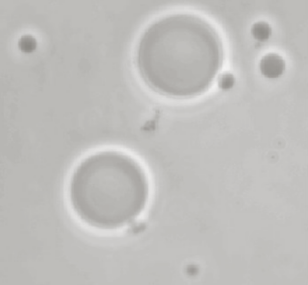
%> input picture segmentation/otsu_thresholding/two-levels.PNG, 308 x 285 px
$ octave --eval "otsuThresholding2Levels;"   (GNU Octave 9; MATLAB toolbox functions it lacks are replaced by stand-ins)
%> lines starting %> are read from the running program, lines starting %| are printed output that depends on the picture; in (x1, y1, x2, y2) boxes, pixels count from 0 and x2, y2 are one past the last pixel; in counts of white or black regions, pixels touching at a corner belong together; the program's own positions count from 1
### segmentation/otsu_thresholding/histogram.m
function [histArr] = histogram(imGray)

[row, col, ~] = size(imGray);

histArr = zeros(256,1);
for ii = 1 : row

    for jj = 1 : col

        histArr( imGray(ii, jj) + 1 ) = histArr( imGray(ii, jj) + 1 ) + 1;

    end

end

end

### segmentation/otsu_thresholding/otsuThresholding2Levels.m
function otsuThresholding2Levels

L = 256; % Highest intensity level
k = 2 : L-2; % Threshold level

% Open the image
imRgb = imread( 'two-levels.PNG'  );
%> imRgb is the input picture: size 285x308x3 uint8; mean R, G, B 191.9, 190.8, 188.4
imGray = rgb2gray(imRgb);

% Get the size and the number of pixels
[rows, cols] = size( imGray );
%> rows = 285; cols = 308
numPixels = rows * cols;
%> numPixels = 87780

% Display the original image as grayscale
figure
imshow( imGray )
title('Grayscale of the Original Image')

% Calculate histogram and intensity probabilities
[histArr] = histogram(imGray);
%> after the loop in histogram, `for ii = 1 : row`: histArr = 256 values, max 11443 at index 187, min 0 at index 1, mean 342.9
probArr = histArr / numPixels;
%> probArr = 256 values, max 0.13 at index 187, min 0 at index 1, mean 0.00391

for kk = 1 : length(k)
    % Two class prior probabilities
    P1(kk) = sum( probArr( 1 : k(kk) ) );
    P2(kk) = sum( probArr( k(kk) + 1 : L ) );

    % Class (conditional) means
    ind1 = 0 : k(kk)-1;
    ind2 = k(kk) : L-1;
    m1(kk) = sum( ind1' .* probArr( 1 : k(kk) ) ) / P1(kk);
    m2(kk) = sum( ind2' .* probArr( k(kk) + 1 : L ) ) / P2(kk);
    mT(kk) = P1(kk) * m1(kk) + P2(kk) * m2(kk);

    % Between-class variance
    varB(kk) = P1(kk) * ( m1(kk) - mT(kk) )^2 + P2(kk) * ( m2(kk) - mT(kk) )^2;
end
%> after the loop, P1 = 253 values from 0 to 1; P2 = 253 values, max 1 at index 1, min 0 at index 242, mean 0.75

% Find the threshold value that gives the max between-class variance (varB)
[~, idx] = max(varB);
%> idx = 199
T = k(idx);
%> T = 200

% Construct a new image by thresholding the original image.
% Assign 0 to intensity levels under T, 255 to levels above T.
imThresholded = imGray > T;
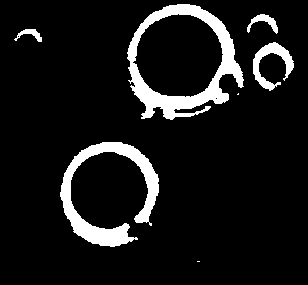
%> imThresholded: size 285x308 logical; 9.4% white; 7 white regions (2 under 20 px), largest, box (x1, y1, x2, y2) and area: (127, 4, 244, 120) 3972, (60, 142, 159, 247) 3176, (253, 42, 294, 91) 759, (247, 14, 278, 34) 231, (14, 29, 42, 42) 149

% Display the thresholded image
figure
imshow( imThresholded )
title('Thresholded Image with Otsu-s Algorithm')

end
